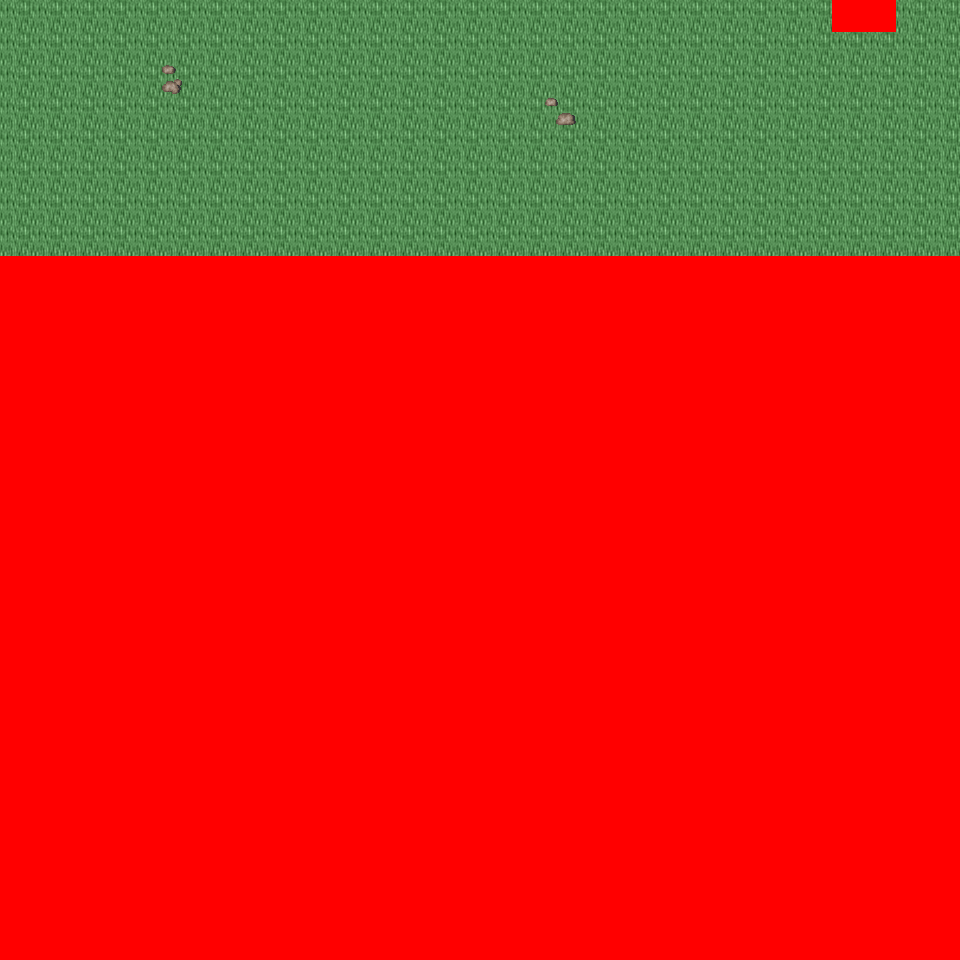

Below is a game level as drawn by its tile map, then a one-line description and the .tmx that defines it (tile-layer data replaced by summaries):
An orthogonal 30x30 tile map with 32x32 px tiles, 6 tile layers (Ground, Object, Object2, Above, ...), 20 tilesets and 4 objects (4x mapchange).

<map version="1.0" orientation="orthogonal" renderorder="right-down" width="30" height="30" tilewidth="32" tileheight="32" nextobjectid="5">
  <tileset firstgid="1" name="tileset_logic_collision" tilewidth="32" tileheight="32" tilecount="1" columns="1">
    <image source="../drawable/tileset_logic_collision.png" width="32" height="32" />
  </tileset>
  <tileset firstgid="2" name="tileset_ground_ridge_earth_pale" tilewidth="32" tileheight="32" tilecount="96" columns="12">
    <image source="../drawable/tileset_ground_ridge_earth_pale.png" width="384" height="256" />
  </tileset>
  <tileset firstgid="98" name="tileset_ground_ridge_earth_dark" tilewidth="32" tileheight="32" tilecount="96" columns="12">
    <image source="../drawable/tileset_ground_ridge_earth_dark.png" width="384" height="256" />
  </tileset>
  <tileset firstgid="194" name="tileset_ground_ground" tilewidth="32" tileheight="32" tilecount="33" columns="3">
    <image source="../drawable/tileset_ground_ground.png" width="96" height="352" />
  </tileset>
  <tileset firstgid="227" name="tileset_plant_stump_small_stump" tilewidth="32" tileheight="32" tilecount="4" columns="2">
    <image source="../drawable/tileset_plant_stump_small_stump.png" width="64" height="64" />
  </tileset>
  <tileset firstgid="231" name="tileset_plant_tree_fall_trees" tilewidth="32" tileheight="32" tilecount="40" columns="8">
    <image source="../drawable/tileset_plant_tree_fall_trees.png" width="256" height="160" />
  </tileset>
  <tileset firstgid="271" name="tileset_plant_tree_pine_tree" tilewidth="32" tileheight="32" tilecount="20" columns="4">
    <image source="../drawable/tileset_plant_tree_pine_tree.png" width="128" height="160" />
  </tileset>
  <tileset firstgid="291" name="tileset_plant_tree_tree_darkgreen" tilewidth="32" tileheight="32" tilecount="88" columns="8">
    <image source="../drawable/tileset_plant_tree_tree_darkgreen.png" width="256" height="352" />
  </tileset>
  <tileset firstgid="379" name="tileset_plant_leaves" tilewidth="32" tileheight="32" tilecount="8" columns="4">
    <image source="../drawable/tileset_plant_leaves.png" width="128" height="64" />
  </tileset>
  <tileset firstgid="387" name="tileset_plant_flower_daisy_blue" tilewidth="32" tileheight="32" tilecount="8" columns="2">
    <image source="../drawable/tileset_plant_flower_daisy_blue.png" width="64" height="128" />
  </tileset>
  <tileset firstgid="395" name="tileset_plant_flower_daisy_red" tilewidth="32" tileheight="32" tilecount="8" columns="2">
    <image source="../drawable/tileset_plant_flower_daisy_red.png" width="64" height="128" />
  </tileset>
  <tileset firstgid="403" name="tileset_plant_flower_daisy_white" tilewidth="32" tileheight="32" tilecount="8" columns="2">
    <image source="../drawable/tileset_plant_flower_daisy_white.png" width="64" height="128" />
  </tileset>
  <tileset firstgid="411" name="tileset_plant_flower_daisy_yellow" tilewidth="32" tileheight="32" tilecount="8" columns="2">
    <image source="../drawable/tileset_plant_flower_daisy_yellow.png" width="64" height="128" />
  </tileset>
  <tileset firstgid="419" name="tileset_ground_grass_corners" tilewidth="32" tileheight="32" tilecount="24" columns="6">
    <image source="../drawable/tileset_ground_grass_corners.png" width="192" height="128" />
  </tileset>
  <tileset firstgid="443" name="tileset_ground_grass_edges" tilewidth="32" tileheight="32" tilecount="36" columns="12">
    <image source="../drawable/tileset_ground_grass_edges.png" width="384" height="96" />
  </tileset>
  <tileset firstgid="479" name="tileset_ground_rock_pebbles" tilewidth="32" tileheight="32" tilecount="3" columns="1">
    <image source="../drawable/tileset_ground_rock_pebbles.png" width="32" height="96" />
  </tileset>
  <tileset firstgid="482" name="tileset_terrain_grassland" tilewidth="32" tileheight="32" tilecount="88" columns="8">
    <image source="../drawable/tileset_terrain_grassland.png" width="256" height="352" />
  </tileset>
  <tileset firstgid="570" name="tileset_terrain_cave_opening" tilewidth="32" tileheight="32" tilecount="12" columns="3">
    <image source="../drawable/tileset_terrain_cave_opening.png" width="96" height="128" />
  </tileset>
  <tileset firstgid="582" name="tileset_ground_ladder_vertical_dark" tilewidth="32" tileheight="32" tilecount="3" columns="3">
    <image source="../drawable/tileset_ground_ladder_vertical_dark.png" width="96" height="32" />
  </tileset>
  <tileset firstgid="585" name="tileset_plant_flower_flowers_mixed" tilewidth="32" tileheight="32" tilecount="16" columns="4">
    <image source="../drawable/tileset_plant_flower_flowers_mixed.png" width="128" height="128" />
  </tileset>
  <layer name="Ground" width="30" height="30">
    <data>[900 cells, 240 non-empty, 1 distinct tile ids]</data>
  </layer>
  <layer name="Object" width="30" height="30">
    <data>[900 cells, 2 non-empty, 2 distinct tile ids]</data>
  </layer>
  <layer name="Object2" width="30" height="30">
    <data>[900 cells, 4 non-empty, 4 distinct tile ids]</data>
  </layer>
  <layer name="Above" width="30" height="30">
    <data>[900 cells, 0 non-empty, 0 distinct tile ids]</data>
  </layer>
  <layer name="Above2" width="30" height="30">
    <data>[900 cells, 0 non-empty, 0 distinct tile ids]</data>
  </layer>
  <layer name="Walkable" width="30" height="30">
    <data>[900 cells, 662 non-empty, 1 distinct tile ids]</data>
  </layer>
  <objectgroup name="MapEvents">
    <object id="1" name="north" type="mapchange" x="0" y="0" width="832" height="32">
      <properties>
        <property name="map" value="0_ados_mountain_n2_w2_x0_y3" />
        <property name="place" value="south" />
      </properties>
    </object>
    <object id="2" name="north2" type="mapchange" x="896" y="0" width="64" height="32">
      <properties>
        <property name="map" value="0_ados_mountain_n2_w2_x0_y3" />
        <property name="place" value="south2" />
      </properties>
    </object>
    <object id="3" name="west" type="mapchange" x="0" y="0" width="32" height="256">
      <properties>
        <property name="map" value="0_deniran_forest_n2_w_x0_y4" />
        <property name="place" value="east" />
      </properties>
    </object>
    <object id="4" name="east" type="mapchange" x="928" y="0" width="32" height="256">
      <properties>
        <property name="map" value="0_ados_mountain_n2_w2_x1_y4" />
        <property name="place" value="west" />
      </properties>
    </object>
  </objectgroup>
</map>
